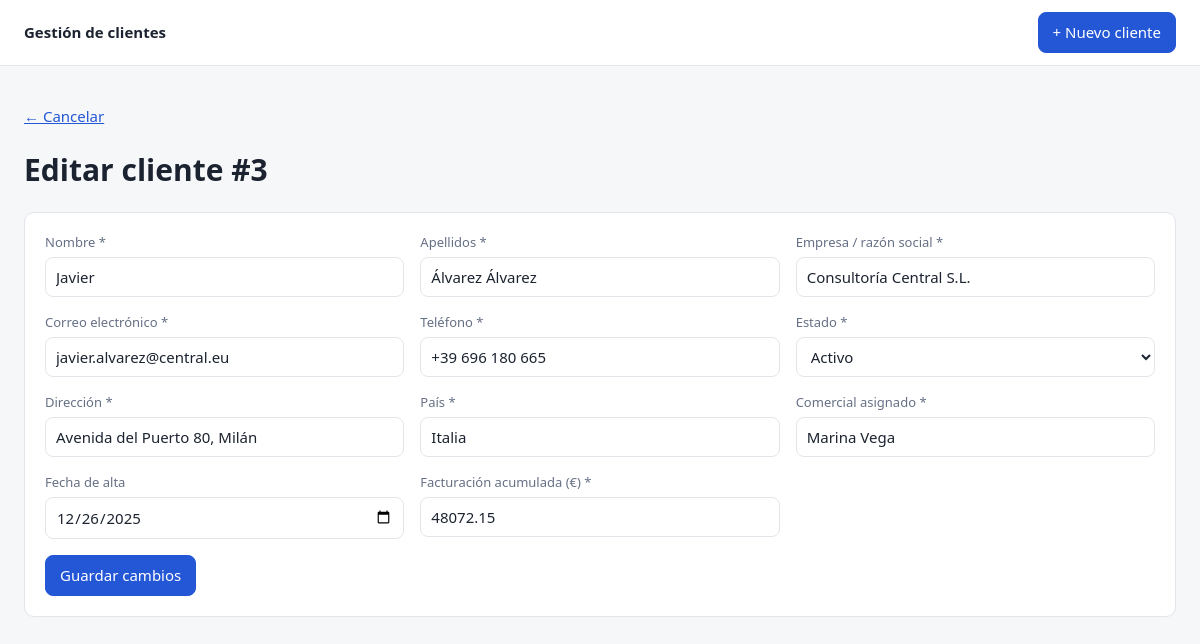
/clientes/3/editar, run on the app's committed database.
### tables this page shows
CREATE TABLE clientes (
    id                  INTEGER PRIMARY KEY AUTOINCREMENT,
    nombre              TEXT NOT NULL,
    apellidos           TEXT NOT NULL,
    empresa             TEXT NOT NULL,
    email               TEXT NOT NULL,
    telefono            TEXT NOT NULL,
    estado              TEXT NOT NULL CHECK (estado IN ('Activo', 'Inactivo')),
    direccion           TEXT NOT NULL,
    pais                TEXT NOT NULL,
    comercial           TEXT NOT NULL,
    fecha_alta          TEXT NOT NULL,
    facturacion         REAL NOT NULL CHECK (facturacion >= 0),
    fecha_modificacion  TEXT NOT NULL
);

### app.py (the view, shortened to what this page needs)
    @app.route("/clientes/<int:cliente_id>/editar", methods=["GET", "POST"])
    def editar(cliente_id):
        actual = db.obtener(cliente_id) or abort(404)
        return render_template("form.html", c=actual, errores={}, estados=db.ESTADOS, editar=True)

### db.py (called while the page is built)
def get_db():
    if "db" not in g:
        g.db = sqlite3.connect(current_app.config["DATABASE"])
        g.db.row_factory = sqlite3.Row
        g.db.execute("PRAGMA foreign_keys = ON")
    return g.db

def obtener(cliente_id):
    fila = get_db().execute("SELECT * FROM clientes WHERE id = ?", (cliente_id,)).fetchone()
    return dict(fila) if fila else None

### templates/form.html (shortened to what this page needs)
{% extends "base.html" %}
{% macro campo(nombre, etiqueta, tipo='text', extra='') %}
  <label class="{{ 'error' if errores.get(nombre) }}">
    <span>{{ etiqueta }} *</span>
    <input type="{{ tipo }}" name="{{ nombre }}" value="{{ c.get(nombre, '') }}" {{ extra|safe }}>
  </label>
{% endmacro %}
{% block contenido %}
<p><a href="{{ url_for('detalle', cliente_id=c.id) if editar else url_for('lista') }}">← Cancelar</a></p>
<h1>{{ 'Editar cliente #' ~ c.id if editar else 'Nuevo cliente' }}</h1>
<form class="formulario" method="post" novalidate>
  {{ campo('nombre', 'Nombre') }}
  {{ campo('apellidos', 'Apellidos') }}
  {{ campo('empresa', 'Empresa / razón social') }}
  {{ campo('email', 'Correo electrónico', 'email') }}
  {{ campo('telefono', 'Teléfono', 'tel') }}
  <label class="{{ 'error' if errores.get('estado') }}">
    <span>Estado *</span>
    <select name="estado">
      {% for e in estados %}<option {{ 'selected' if c.get('estado') == e }}>{{ e }}</option>{% endfor %}
    </select>
  </label>
  {{ campo('direccion', 'Dirección') }}
  {{ campo('pais', 'País') }}
  {{ campo('comercial', 'Comercial asignado') }}
  <label class="{{ 'error' if errores.get('fecha_alta') }}">
    <span>Fecha de alta</span>
    <input type="date" name="fecha_alta" value="{{ c.get('fecha_alta', '') }}">
  </label>
  {{ campo('facturacion', 'Facturación acumulada (€)', 'text', 'inputmode="decimal"') }}
  <div class="pie"><button class="btn primario" type="submit">{{ 'Guardar cambios' if editar else 'Crear cliente' }}</button></div>
</form>
{% endblock %}

### static/style.css (style rules this page uses)
:root { --bg:#f6f7f9; --card:#fff; --txt:#1c2330; --suave:#667085; --borde:#e2e5ea; --prim:#2457d6; --rojo:#c62828; --verde:#1b7f4b; }
* { box-sizing: border-box; }
body { margin:0; font:15px/1.5 system-ui, sans-serif; background:var(--bg); color:var(--txt); }
a { color:var(--prim); }
.btn { display:inline-block; padding:8px 14px; border:1px solid var(--borde); border-radius:8px; background:var(--card); color:var(--txt); text-decoration:none; cursor:pointer; font:inherit; }
.btn.primario { background:var(--prim); border-color:var(--prim); color:#fff; }
input, select { padding:8px 10px; border:1px solid var(--borde); border-radius:8px; background:var(--card); color:var(--txt); font:inherit; }
.formulario { display:grid; grid-template-columns:repeat(auto-fit, minmax(280px, 1fr)); gap:16px; background:var(--card); border:1px solid var(--borde); border-radius:10px; padding:20px; }
.formulario label { display:flex; flex-direction:column; gap:4px; }
.formulario label span { font-size:13px; color:var(--suave); }
.pie { grid-column:1 / -1; }

### data on the page
clientes: id "Editar cliente #3", nombre "Javier", apellidos "Álvarez Álvarez", empresa "Consultoría Central S.L.", email "javier.alvarez@central.eu", telefono "+39 696 180 665", direccion "Avenida del Puerto 80, Milán", pais "Italia", comercial "Marina Vega", fecha_alta "12/26/2025", facturacion "48072.15"

### other printed values
{{ etiqueta }} "Nombre Apellidos Empresa / razón social Correo electrónico Teléfono Dirección País Comercial asignado Facturación acumulada (€)"
{{ 'Guardar cambios' if editar else 'Crear cliente' }} "Guardar cambios"
form field estado "Activo"
